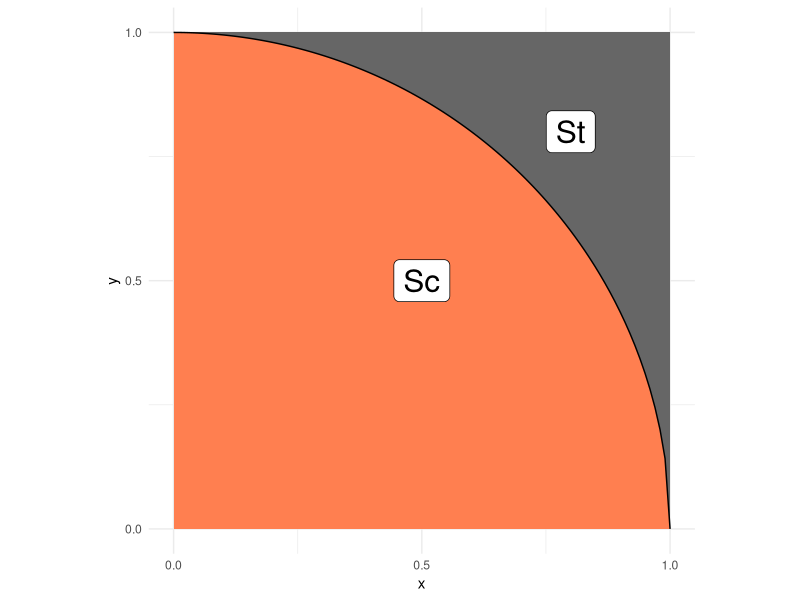
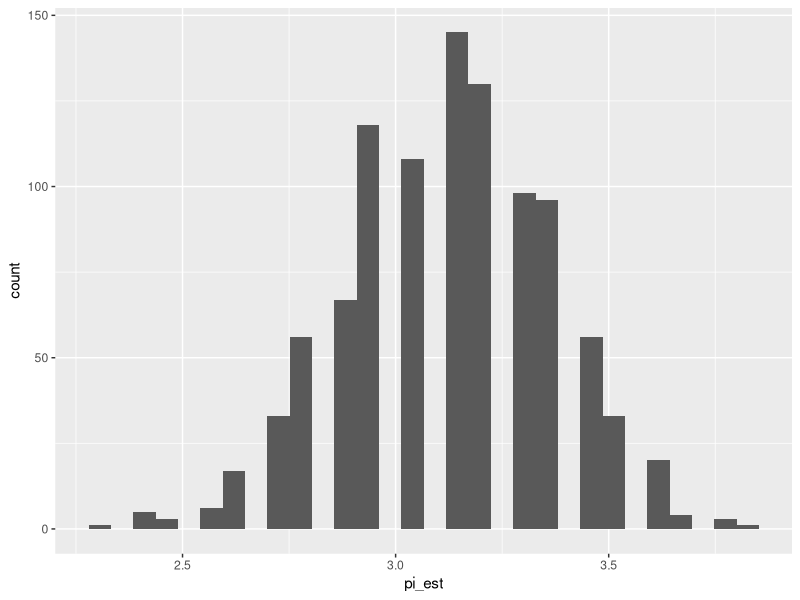

Generate these figures, in order, with R:
## ---- chunk 1
library(tidyverse)
library(rsample)
## ---- chunk 2
## NOTE: No need to edit; this visual helps explain the pi estimation scheme
tibble(x = seq(0, 1, length.out = 100)) %>%
  mutate(y = sqrt(1 - x^2)) %>%

  ggplot(aes(x, y)) +
  annotate(
    "rect",
    xmin = 0, ymin = 0, xmax = 1, ymax = 1,
    fill = "grey40",
    size = 1
  ) +
  geom_ribbon(aes(ymin = 0, ymax = y), fill = "coral") +
  geom_line() +
  annotate(
    "label",
    x = 0.5, y = 0.5, label = "Sc",
    size = 8
  ) +
  annotate(
    "label",
    x = 0.8, y = 0.8, label = "St",
    size = 8
  ) +
  scale_x_continuous(breaks = c(0, 1/2, 1)) +
  scale_y_continuous(breaks = c(0, 1/2, 1)) +
  theme_minimal() +
  coord_fixed()
## ---- chunk 3
## TASK: Choose a sample size and generate samples
n <- 50 # Choose a sample size
df_q1 <- tibble(
  x = runif(n),
  y = runif(n)) # Generate the data
## ---- chunk 4
## NOTE: Do not edit this code
# Correct sample size
assertthat::assert_that(
  dim(df_q1) %>% 
    .[[1]] == n,
  msg = "The sample size should be `n`"
)
# Correct column names
assertthat::assert_that(
  setequal(names(df_q1), c("x", "y")),
  msg = "df_q1 must include the columns `x` and `y`"
)
print("Good")
## ---- chunk 5
## TASK: Finish implementing this function
stat <- function(x, y) {
  # TODO: Finish implementing this function
  4 * if_else(x ^ 2 + y ^ 2 <= 1, 1, 0)
}
## ---- chunk 6
## TASK: Finish writing these assert statements

# Check the value for points *inside* the circle
assertthat::assert_that(
    tibble(x = 0.6, y = 0.6) %>% # Pick a point *inside* the circle
    mutate(stat = stat(x, y)) %>% 
    pull(stat) %>% 
    .[[1]] == 4, # Write the correct value of stat() here
  msg = "Incorrect value when a point is inside the circle"
)

# Check the value for points *outside* the circle
assertthat::assert_that(
    tibble(x = 0.9, y = 0.7) %>% # Pick a point *outside* the circle
    mutate(stat = stat(x, y)) %>% 
    pull(stat) %>% 
    .[[1]] == 0, # Write the correct value of stat() here
  msg = "Incorrect value when a point is outside the circle"
)
print("Your assertions passed, but make sure they're checking the right thing!")
## ---- chunk 7
## TASK: Estimate pi using your data from q1
df_q3 <- 
  df_q1 %>% 
  # TODO: Estimate pi as the column `pi_est`
  summarize(pi_est = mean(stat(x, y)))
df_q3
## ---- chunk 8
## NOTE: Do not edit this code
# Correct sample size
assertthat::assert_that(
  dim(df_q3) %>% 
    .[[1]] == 1,
  msg = "This result should have just one row"
)
# Correct column names
assertthat::assert_that(
  setequal(names(df_q3), c("pi_est")),
  msg = "df_q3 must include the column `pi_est`"
)
print("Good")
## ---- chunk 9
## TASK: Finish the code below
df_q4 <- 
  df_q1 %>% 
  bootstraps(., times = 1000) %>% 
  mutate(
    pi_est = map_dbl(
      splits,
      function(split_df) {
        analysis(split_df) %>% 
          # Estimate pi (pi_est) using the resampled data;
          # this should be *identical* to the
          # code you wrote for q3
          summarize(pi_est = mean(stat(x, y))) %>%
          pull(pi_est)
      }
    )
  )

## NOTE: Do not edit; use this to visualize your results
df_q4 %>% 
  ggplot(aes(pi_est)) +
  geom_histogram()
## ---- chunk 10
## TASK: Compute a bootstrap confidence interval at the 95% level (alpha = 0.05)
df_q5 <- 
  df_q4 %>% 
  summarize(
    # TODO: Compute pi_lo and pi_up
    pi_lo = quantile(pi_est, 0.05 / 2),
    pi_up = quantile(pi_est, 1 - 0.05 / 2)
  )

df_q5
## ---- chunk 11
df_q1 %>%
  mutate(pi_est = stat(x, y)) %>%
  summarize(se = sd(pi_est) / sqrt(n()),
            z_c = qnorm(1 - 0.05 / 2),
            pi_lo = mean(pi_est) - z_c * se,
            pi_up = mean(pi_est) + z_c * se)
